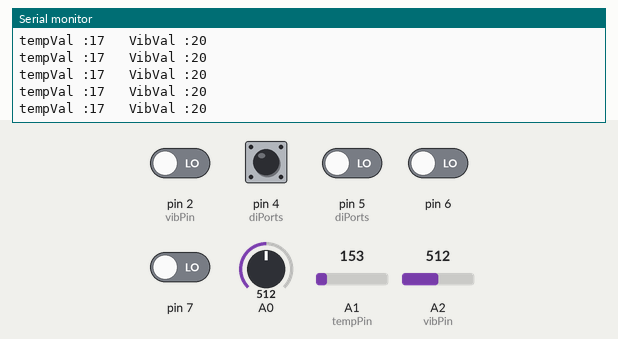
Bench run of a sketch on a simulated Arduino Uno, built with avr-gcc and run on an emulated ATmega328P. Shown: the last lines printed to the serial monitor. Inputs (shaded band) come from the test bench; at power-on: pin 4 (diPorts) HIGH, pin 2 (vibPin), pin 5 (diPorts), pin 6, pin 7 LOW, A2 (vibPin) = 512, A0 = 512, A1 (tempPin) = 153.

Above: at 2.7 s.
2.8 s: A2 (vibPin) set to 220
At 2.9 s:
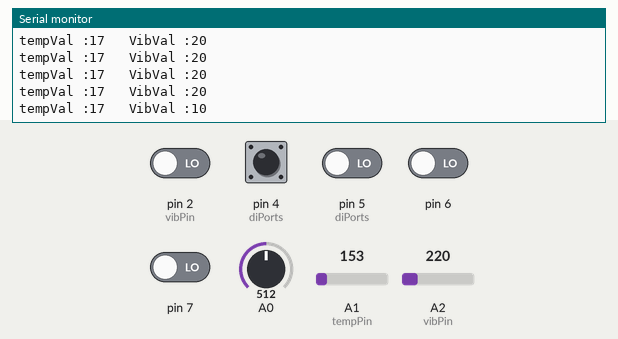
5.8 s: A2 (vibPin) set to 188
At 5.89 s:
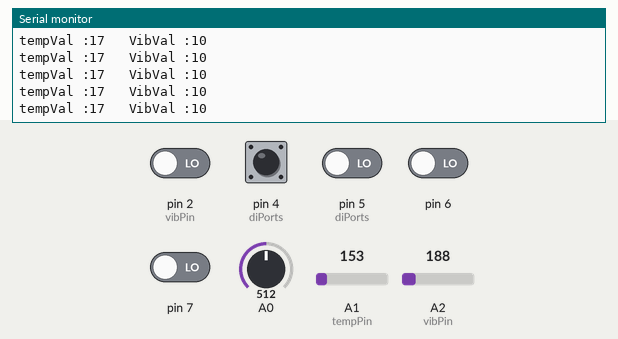
Timing chart, 0 to 8.8 s (numbered marks = the images above; inputs shaded):
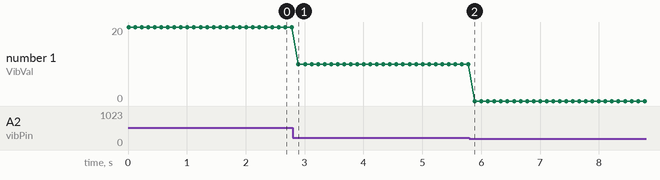

Measured:
- after the input at 2.8 s, the serial monitor: prints a new line after 0.10 s (image 1)
- plotted number 1: 20 → 10 after the input at 2.8 s, 10 → 0 after the input at 5.8 s

The sketch:

test.ino
```cpp
#include<Servo.h>
#include<Wire.h>

#define SLAVE_ADDRESS 0x04

Servo trolly;

byte DI_00 = 4; //PD4,ServoFwd
byte DI_01 = 5; //PD5,ServoRev
byte servoPin = 3; //PD3,ServoRev

//Analog Ports
byte potOnePin = 0;// Analog 0 port
byte tempPin = 1; //Analog 1 Port
byte vibPin = 2; //Analog 2 Port

byte servoFWD = 0;
byte servoREV = 0;
byte potOneVal = 0;
byte tempVal = 0;
byte vibVal = 0;
byte i2cData[3] = {0,0,0};
byte valueLow = 0;


struct portStruct {
    byte bitMask;
    byte pin;
    volatile unsigned char *hwPort;
    boolean pullupFlag;
    volatile unsigned char *pullup;
};

portStruct diPorts[2] = {
                            {0b00010000, DI_00,&PIND, false,&PORTD},
                            {0b00100000, DI_01,&PIND, false,&PORTD}
};


void setup()
{
    DDRD |= 00001010; //7,6,5,4,3,2,1,0
    //Setting servoPin as Output, PD4 and PD5 as input.

    initPorts();
    initServo(trolly, servoPin);
    Serial.begin(9600);
    Wire.begin(SLAVE_ADDRESS);
    Wire.onRequest(sendData);


}
void loop()
{

    //Reading Input Signals From Raspberry pi
    servoFWD = readDIPort(DI_00);
    servoREV = readDIPort(DI_01);

    //Reading Analog Sensors
     potOneVal = readPot(potOnePin);
     tempVal = readTemp(tempPin);
     vibVal = readVib(vibPin);
     Serial.print("tempVal :");
    Serial.print(tempVal);
      Serial.print("   VibVal :");
    Serial.println(vibVal);

     if( (!servoFWD & !servoREV) || (servoFWD & servoREV) ) {
        //Serial.println("Servo Stopped");
        stopServo(trolly);
    } else if ( servoFWD & !servoREV ) {
        //Serial.println("Servo in FWD");
        fwdServo(trolly,servoPin);
    } else if ( !servoFWD & servoREV ) {
       //Serial.println("Servo in REV");
       revServo(trolly, servoPin);
    }

    //revServo(trolly, servoPin);
    delay(100);
}
void initPorts()
{
   for( unsigned int i=0; i< sizeof(diPorts)/sizeof(portStruct); i++) {
        pinMode(diPorts[i].pin ,INPUT);
  }
}

boolean readDIPort(byte inputPin)
{
    boolean val;
    byte recd;
    //byte recd = PINC; //change where DI is connected
    for( unsigned int i=0; i< sizeof(diPorts)/sizeof(portStruct); i++) {
        if(diPorts[i].pullupFlag){
            *diPorts[i].pullup |= diPorts[i].bitMask;
            recd = *diPorts[i].hwPort;
        } else
            recd = *diPorts[i].hwPort;
        if( diPorts[i].pin == inputPin ){
            val = (((recd & diPorts[i].bitMask) == 0)? false:true);
            return val;
        }
   }
}

void initServo(Servo servo,byte ServoPin)
{
    servo.attach(ServoPin); // servo attached to Analog Pin 3
    servo.write(90); // Initially the servo must be stopped
}
void stopServo(Servo servo)
{
    servo.write(90); //Stop the Servo
    servo.detach(); // detach servo
}
void fwdServo(Servo servo,byte ServoPin)
{
    servo.attach(ServoPin); // Attach servo
    servo.write(0);//rotate the Servo forward, 74, 77(ok)
}

void revServo(Servo servo, byte ServoPin)
{
    servo.attach(ServoPin); //Attach servo
    servo.write(180); //rotate the Servo reverse , 91 ,94,90(ok)
}

void sendData(){
    i2cData[0]  = potOneVal;
    i2cData[1] = tempVal;
    i2cData[2] = vibVal;
    Wire.write(i2cData,3);
   // Wire.write(55);

 }

byte readPot(byte potPin){
    float rawV = analogRead(potPin);
    float potval= (rawV/1023.0)*127.0;
    int val = (int)potval;
    //Serial.print("PotValue at Analog");
    //Serial.print(potPin);
    //Serial.print("-->");
    //Serial.println((int)potval);
    if( (val < 128) && (val >= 0))
        return (byte)val;
    else
        return valueLow;
 }

 byte readTemp(byte tempPin)
{
     // put your main code here, to run repeatedly:
  float rawAdcVal = 0;
  float voltage = 0;
  float volInMilli = 0;
  float celcius = 0;
  float farenheit = 0;
  for(int i=1;i<10;i++){
    rawAdcVal += analogRead(tempPin);
    delay(1);
  }
  rawAdcVal /= 10.0;
  voltage = (5 * rawAdcVal) / 1024;
  //voltage = (aref_voltage * rawAdcVal) / 1024; //for 3.3v
  volInMilli = voltage * 1000;
  celcius = (volInMilli - 500) / 10; // 500 is offset for tmp36,10 is 10mv precision.
  farenheit = (celcius * 9.0 / 5.0) + 32.0;
  int val = (int)celcius;
  //Serial.print("celcius = ");
  //Serial.println(val);
    if( (val < 128)  && (val >= 0))
        return (byte)val;
    else
        return valueLow;
}

 byte readVib(byte vibPin)
 {

    // Read Piezo ADC value in, and convert it to a voltage
  float piezoADC = analogRead(vibPin);
  float piezoV = piezoADC / 1023.0 * 5.0;
  int value = (int)piezoV*10;
  //Serial.print("VibValue = ");
  //Serial.println(value);
  if( (value < 128) && (value >=0))
    return value;
  else
    return valueLow;
 }
```
